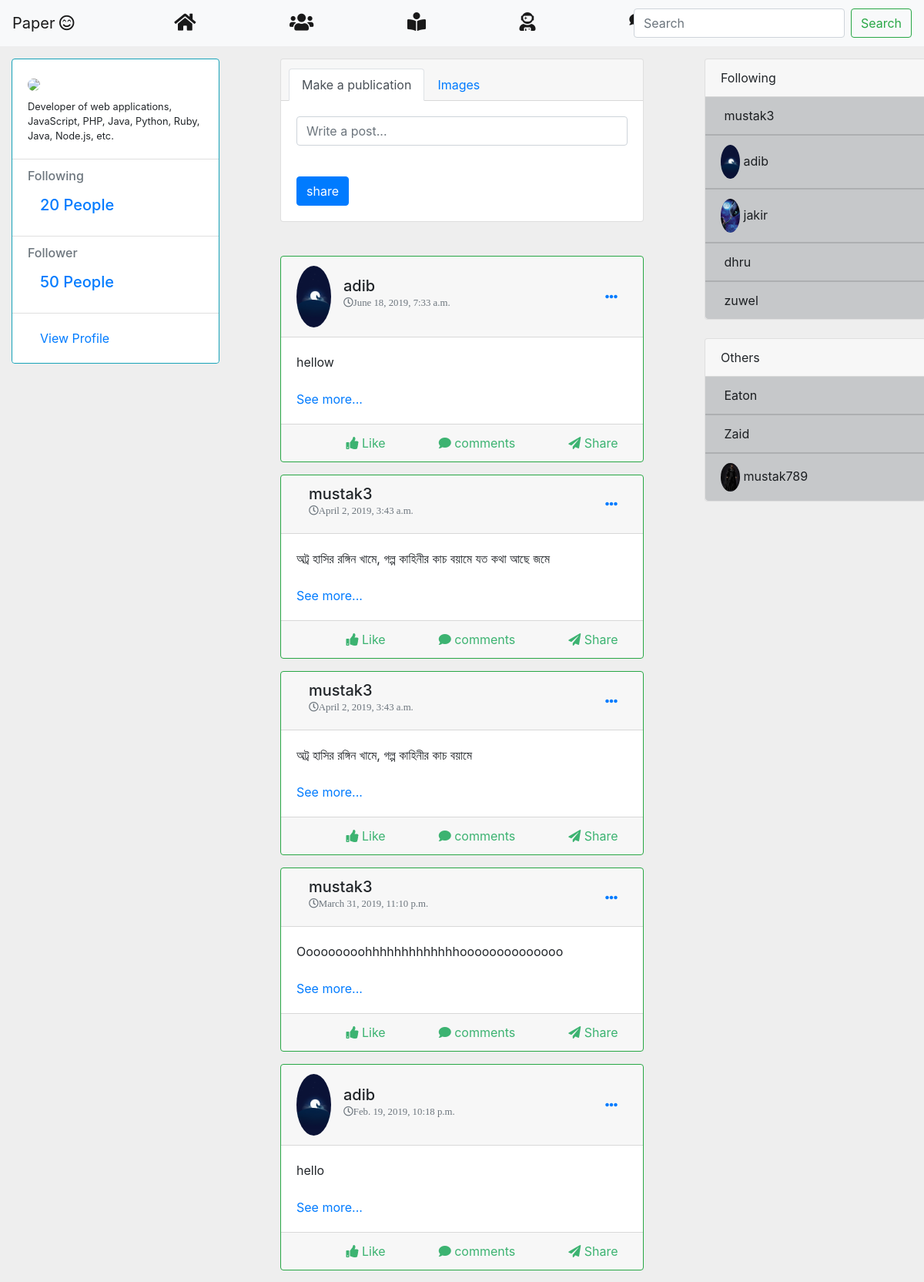
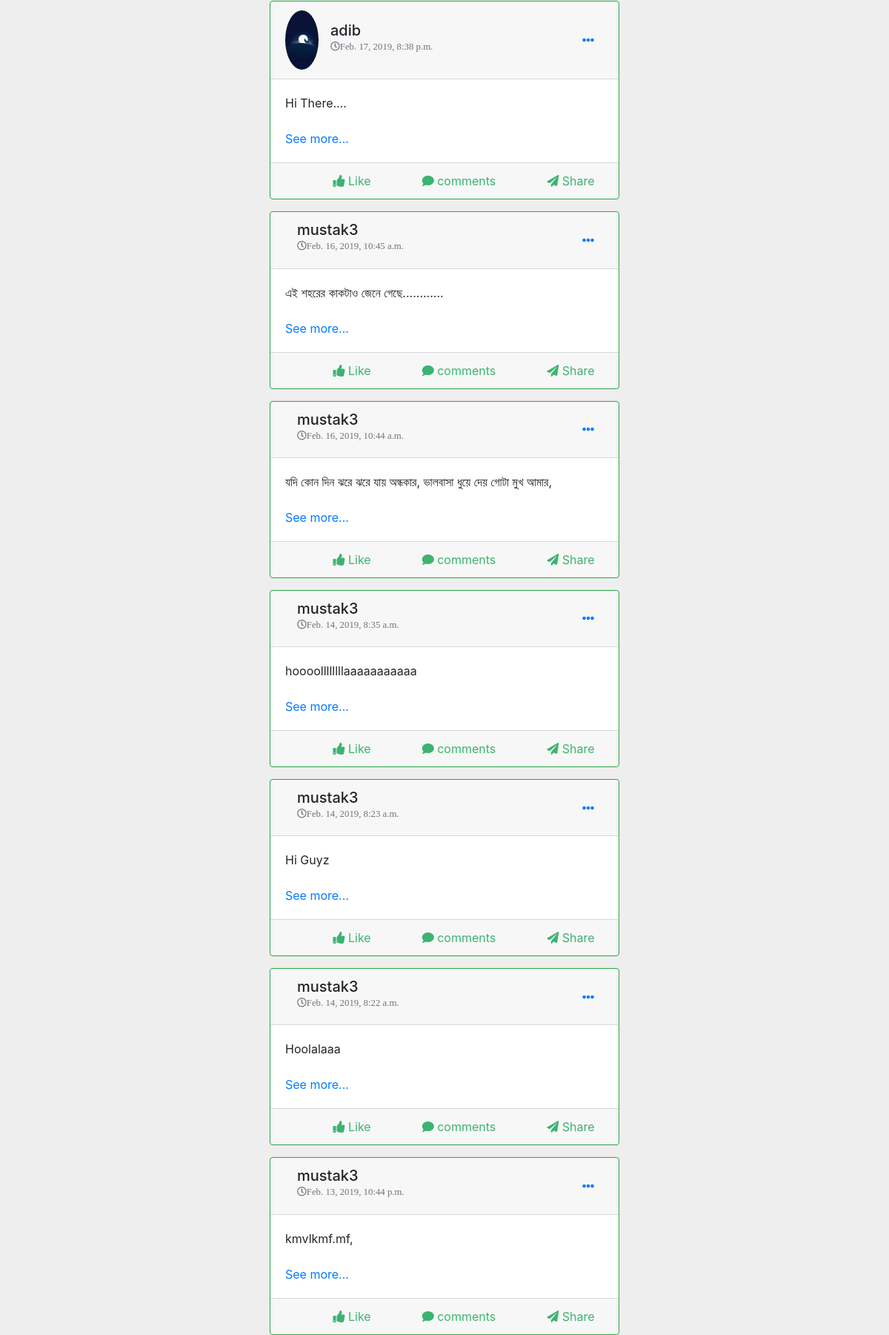
/home/feed/ (signed in, upper part), run on the app's committed database (2 pictures, top to bottom).
### first_app/models.py (models this page shows, shortened)
class Post(models.Model):
    post = models.CharField(max_length=500)
    user = models.ForeignKey(User,on_delete=models.CASCADE)
    created = models.DateTimeField(auto_now_add=True)
    updated = models.DateTimeField(auto_now=True)

class user_signup(models.Model):
    user = models.OneToOneField(User, on_delete=models.CASCADE)
    Gender=models.CharField(max_length=264,choices=gender,default='Male')
    Mobile=models.CharField(max_length=11)
    Birth=models.DateField()
    propic=models.ImageField(blank='True')
    friends = models.ManyToManyField('user_signup', blank=True)

### first_app/views.py (the view, shortened to what this page needs)
@login_required
def feed(request):
    posts_a=Post.objects.all().order_by('-created')
    friend = Friend.objects.get(current_user=request.user)
    friends = friend.users.all()
    users=User.objects.exclude(username=request.user.username)
    form = HomeForm(request.POST)
    text=0
    args = {'form': form, 'text': text,'posts_a':posts_a,'friends':friends,'users':users,}
    return render(request,'first_app/feed.html',args)

### first_app/forms.py
class HomeForm(forms.ModelForm):
    post = forms.CharField(widget=forms.TextInput(
        attrs={
            'class': 'form-control',
            'placeholder': 'Write a post...'
        }
    ))
    class Meta:
        model = Post
        fields = ('post',)

### templates/first_app/feed.html (shortened to what this page needs)
{% load static %}
<!DOCTYPE html>
<html lang="en" dir="ltr">
    <head>
        <link href="//maxcdn.bootstrapcdn.com/bootstrap/4.1.1/css/bootstrap.min.css" rel="stylesheet" id="bootstrap-css">
        <link href="https://stackpath.bootstrapcdn.com/font-awesome/4.7.0/css/font-awesome.min.css" rel="stylesheet"
>
        <link rel='stylesheet' href='https://use.fontawesome.com/releases/v5.5.0/css/all.css'>
    </head>
    <body>
    <nav class="navbar sticky-top navbar-expand-lg navbar-light bg-light" >
      <a class="navbar-brand" href="#">Paper <i style='font-size:20px' class='far'>&#xf5b8;</i></a>
      <div class="collapse navbar-collapse" id="navbarSupportedContent">
        <ul class="navbar-nav mr-auto">
            <li class="nav-item active" style="margin-left:50%;">
            <a class="nav-link" href="{% url 'link:home' %}"><i style='font-size:25px' class="fas">&#xf015;</i></a>
          </li>
          <li class="nav-item active" style="margin-left:50%;">
            <a class="nav-link" href="{% url 'link:first_app' %}"><i style='font-size:25px' class="fas">&#xf0c0;</i></a>
          </li>
          <li class="nav-item active" style="margin-left:50%;">
            <a class="nav-link" href="{% url 'link:feed' %}"><i style='font-size:24px' class='fas'>&#xf5da;</i></a>
          </li>
          <li class="nav-item active" style="margin-left:50%;">
              <a class="nav-link" href="{% url 'link:profile' %}"><i style='font-size:24px' class='fas'>&#xf4fb;</i></a>
          </li>
          <li class="nav-item active" style="margin-left:50%;">
              <a class="nav-link" href="#"><i style='font-size:24px' class='fas'>&#xf086;</i></a>
          </li>
        </ul>
        <form class="form-inline my-2 my-lg-0">
          <input class="form-control mr-sm-2" type="search" placeholder="Search" aria-label="Search">
          <button class="btn btn-outline-success my-2 my-sm-0" type="submit">Search</button>
        </form>
      </div>
    </nav>
        <div class="container-fluid gedf-wrapper">
                <div class="row">
                    <div class="col-md-3" style="position:fixed">
                        <div class="card border-info mb-3">
                            <div class="card-body">
                                <img class="rounded-circle" width="105" src={{user.user_signup.propic.url}} alt="">
                                <div class="h7">Developer of web applications, JavaScript, PHP, Java, Python, Ruby, Java, Node.js,
                                    etc.
                                </div>
                            </div>
                            <ul class="list-group list-group-flush">
                                <li class="list-group-item">
                                    <div class="h6 text-muted">Following</div>
                                    <h5><a class="nav-link" href="{% url 'link:first_app' %}">20 People</a></h5>
                                </li>
                                <li class="list-group-item">
                                    <div class="h6 text-muted">Follower</div>
                                    <h5><a class="nav-link" href="{% url 'link:first_app' %}">50 People</a></h5>
                                </li>
                                <li class="list-group-item"><a class="nav-link" href="{% url 'link:profile' %}">View Profile</a></li>
                            </ul>
                        </div>
                    </div>
                    <div class="col-md-6 gedf-main" style="margin-left:25%">
                        <form method="post">
                        <div class="card gedf-card">
                            <div class="card-header">
                                <ul class="nav nav-tabs card-header-tabs" id="myTab" role="tablist">
                                    <li class="nav-item">
                                        <a class="nav-link active" id="posts-tab" data-toggle="tab" href="#posts" role="tab" aria-controls="posts" aria-selected="true">Make
                                            a publication</a>
                                    </li>
                                    <li class="nav-item">
                                        <a class="nav-link" id="images-tab" data-toggle="tab" role="tab" aria-controls="images" aria-selected="false" href="#images">Images</a>
                                    </li>
                                </ul>
                            </div>
                            <div class="card-body">
                                <div class="tab-content" id="myTabContent">
                                    <div class="tab-pane fade show active" id="posts" role="tabpanel" aria-labelledby="posts-tab">
                                        <div class="form-group" >
                                                    {{ form.post }}
                                                    <br>
                                        </div>
                                    </div>
                                </div>
                                <div class="btn-toolbar justify-content-between">
                                    <div class="btn-group">
                                        <button type="submit" class="btn btn-primary">share</button>
                                    </div>
                                </div>
                            </div>
                        </div>
                    </form>
                                                {% for post in posts_a %}
                                                {% if post.user in friends %}
                                                <div class="card border-success mb-3">
                                                    <div class="card-header">
                                                        <div class="d-flex justify-content-between align-items-center">
                                                            <div class="d-flex justify-content-between align-items-center">
                                                                <div class="mr-2">
                                                                    <img class="rounded-circle" width="45" src={{post.user.user_signup.propic.url}} alt="">
                                                                </div>
                                                                <div class="ml-2">
                                                                    <div class="h5 m-0">{{post.user.username}}</div>
                                                                    <div class="text-muted h7 mb-2"> <i class="far fa-clock">{{ post.created }}</i></div>
                                                                </div>
                                                            </div>
                                                            <div>
                                                                <div class="dropdown">
                                                                    <button class="btn btn-link dropdown-toggle" type="button" id="gedf-drop1" data-toggle="dropdown" aria-haspopup="true" aria-expanded="false">
                                                                        <i class="fa fa-ellipsis-h"></i>
                                                                    </button>
                                                                </div>
                                                            </div>
                                                        </div>
                                                    </div>
                                                    <div class="card-body">
                                                        <p class="card-text">
                                                            {{ post.post }}
                                                        <a href="{% url 'link:posts' post='blaa' pk=post.pk%}">See more...</a>
                                                        </p>
                                                    </div>
                                                    <div class="card-footer">
                                                        <a href="#" class="card-link" style="padding-left:15%;color:#3CB371"><i class="fas fa-thumbs-up"></i> Like</a>
                                                        <a href="{% url 'link:posts' post='blaa' pk=post.pk%}" style="padding-left:15%;color:#3CB371"> <i class="fa fa-comment"></i> comments</a>
                                                        <a href="#" class="card-link" style="padding-left:15%;color:#3CB371"><i class="	fa fa-send"></i> Share</a>
                                                    </div>
                                                </div>
                            {% endif%}
                                                        {% empty %}
                                                            <p>No comments here yet :(</p>
                    {% endfor%}
                </div>
                <div class="col-md-3" style="margin-left:75%;position:fixed;">
                    <div class="card" style="width: 18rem;">
                      <div class="card-header">
                        Following
                      </div>
                      {% for frnd in friends %}
                      <ul class="list-group list-group-flush">
                         <a href="{% url 'link:profee' proo='add' pk=frnd.pk %}" class="list-group-item list-group-item-action list-group-item-dark">
                            <img class="rounded-circle"  width="25" src={{frnd.user_signup.propic.url}} alt="">
                            {{frnd.username}}
                        </a>
                      </ul>
                      {% endfor %}
                    </div>
                <div class="card" style="width: 18rem;">
                        <div class="card-header">
                          Others
                        </div>
                      {% for usr in users %}
                        {% if not usr in friends %}
                        <ul class="list-group list-group-flush">
                           <a href="{% url 'link:profee' proo='add' pk=usr.pk %}" class="list-group-item list-group-item-action list-group-item-dark">
                              <img class="rounded-circle"  width="25" src={{usr.user_signup.propic.url}} alt="">
                              {{usr.username}}
                          </a>
                        </ul>
                        {% endif %}
                    {% endfor%}
                </div>
            </div>
            </div>
            </div>
    </body>
</html>

### templates/first_app/feed.html (style rules this page uses)
body { background-color: #eeeeee; }
.h7 { font-size: 0.8rem; }
.gedf-wrapper { margin-top: 0.97rem; }
@media (min-width: 992px) { .gedf-main { padding-left: 4rem; padding-right: 4rem; } }
@media (min-width: 992px) { .gedf-card { margin-bottom: 2.77rem; } }
.dropdown-toggle::after { content: none; display: none; }

### data on the page
Post: user.user_signup.propic (picture), user.username "adib", created "June 18, 2019, 7:33 a.m.", post "hellow"
Post: user.username "mustak3", created "April 2, 2019, 3:43 a.m.", post "অট্র হাসির রঙ্গিন খামে, গল্প কাহিনীর কাচ বয়ামে যত কথা আছে জমে"
Post: user.username "mustak3", created "April 2, 2019, 3:43 a.m.", post "অট্র হাসির রঙ্গিন খামে, গল্প কাহিনীর কাচ বয়ামে"
Post: user.username "mustak3", created "March 31, 2019, 11:10 p.m.", post "Ooooooooohhhhhhhhhhhhhoooooooooooooo"
Post: user.user_signup.propic (picture), user.username "adib", created "Feb. 19, 2019, 10:18 p.m.", post "hello"
Post: user.user_signup.propic (picture), user.username "adib", created "Feb. 17, 2019, 8:38 p.m.", post "Hi There...."
Post: user.username "mustak3", created "Feb. 16, 2019, 10:45 a.m.", post "এই শহরের কাকটাও জেনে গেছে............"
Post: user.username "mustak3", created "Feb. 16, 2019, 10:44 a.m.", post "যদি কোন দিন ঝরে ঝরে যায় অন্ধকার, ভালবাসা ধুয়ে দেয় গোটা মুখ আমার,"
Post: user.username "mustak3", created "Feb. 14, 2019, 8:35 a.m.", post "hoooollllllllaaaaaaaaaaa"
Post: user.username "mustak3", created "Feb. 14, 2019, 8:23 a.m.", post "Hi Guyz"
Post: user.username "mustak3", created "Feb. 14, 2019, 8:22 a.m.", post "Hoolalaaa"
Post: user.username "mustak3", created "Feb. 13, 2019, 10:44 p.m.", post "kmvlkmf.mf,"

### other printed values
{{ frnd.username }} "mustak3"
{{ frnd.username }} "adib"
{{ frnd.username }} "jakir"
{{ frnd.username }} "dhru"
{{ frnd.username }} "zuwel"
{{ usr.username }} "Eaton"
{{ usr.username }} "Zaid"
{{ usr.username }} "mustak789"
